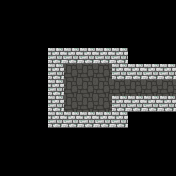

The image is a tile-based game level rendered from a .tmx file. Its description and complete source (layers, tilesets, objects, tile grids) follow:
An orthogonal 11x11 tile map with 16x16 px tiles, 3 tile layers (Path, Wall, Interact).

<map version="1.2" tiledversion="1.2.3" orientation="orthogonal" renderorder="right-down" width="11" height="11" tilewidth="16" tileheight="16" infinite="0" nextlayerid="5" nextobjectid="7">
 <properties>
  <property name="Connect_Bottom" type="bool" value="false" />
  <property name="Connect_Left" type="bool" value="false" />
  <property name="Connect_Right" type="bool" value="true" />
  <property name="Connect_Top" type="bool" value="false" />
 </properties>
  <tileset firstgid="1" name="tiles0" tilewidth="16" tileheight="16" tilecount="64" columns="16">
    <image source="Tilesets/tiles0.png" width="256" height="64" />
  </tileset>
 <layer id="1" name="Path" width="11" height="11">
  <data encoding="csv">
0,0,0,0,0,0,0,0,0,0,0,
0,0,0,0,0,0,0,0,0,0,0,
0,0,0,0,0,0,0,0,0,0,0,
0,0,0,0,0,0,0,0,0,0,0,
0,0,0,0,2,2,2,0,0,0,0,
0,0,0,0,2,2,2,2,2,2,2,
0,0,0,0,2,2,2,0,0,0,0,
0,0,0,0,0,0,0,0,0,0,0,
0,0,0,0,0,0,0,0,0,0,0,
0,0,0,0,0,0,0,0,0,0,0,
0,0,0,0,0,0,0,0,0,0,0
</data>
 </layer>
 <layer id="2" name="Wall" width="11" height="11">
  <data encoding="csv">
1,1,1,1,1,1,1,1,1,1,1,
1,1,1,1,1,1,1,1,1,1,1,
1,1,1,1,1,1,1,1,1,1,1,
1,1,1,5,5,5,5,5,1,1,1,
1,1,1,5,0,0,0,5,5,5,5,
1,1,1,5,0,0,0,0,0,0,0,
1,1,1,5,0,0,0,5,5,5,5,
1,1,1,5,5,5,5,5,1,1,1,
1,1,1,1,1,1,1,1,1,1,1,
1,1,1,1,1,1,1,1,1,1,1,
1,1,1,1,1,1,1,1,1,1,1
</data>
 </layer>
 <layer id="3" name="Interact" width="11" height="11">
  <data encoding="csv">
0,0,0,0,0,0,0,0,0,0,0,
0,0,0,0,0,0,0,0,0,0,0,
0,0,0,0,0,0,0,0,0,0,0,
0,0,0,0,0,0,0,0,0,0,0,
0,0,0,0,0,0,0,0,0,0,0,
0,0,0,0,0,0,0,0,0,0,0,
0,0,0,0,0,0,0,0,0,0,0,
0,0,0,0,0,0,0,0,0,0,0,
0,0,0,0,0,0,0,0,0,0,0,
0,0,0,0,0,0,0,0,0,0,0,
0,0,0,0,0,0,0,0,0,0,0
</data>
 </layer>
 <objectgroup id="4" name="Events" />
</map>
